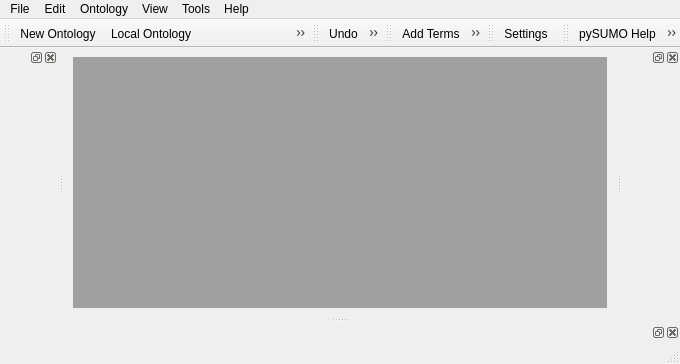
<?xml version="1.0" encoding="UTF-8"?>
<ui version="4.0">
 <class>mainwindow</class>
 <widget class="QMainWindow" name="mainwindow">
  <property name="geometry">
   <rect>
    <x>0</x>
    <y>0</y>
    <width>680</width>
    <height>364</height>
   </rect>
  </property>
  <property name="windowTitle">
   <string>pySUMO</string>
  </property>
  <property name="dockNestingEnabled">
   <bool>true</bool>
  </property>
  <widget class="QWidget" name="centralwidget">
   <layout class="QHBoxLayout" name="horizontalLayout">
    <item>
     <widget class="QMdiArea" name="documentArea"/>
    </item>
   </layout>
  </widget>
  <widget class="QMenuBar" name="menubar">
   <property name="geometry">
    <rect>
     <x>0</x>
     <y>0</y>
     <width>680</width>
     <height>25</height>
    </rect>
   </property>
   <widget class="QMenu" name="menuFile">
    <property name="title">
     <string>File</string>
    </property>
    <widget class="QMenu" name="openOntology">
     <property name="toolTip">
      <string notr="true"/>
     </property>
     <property name="statusTip">
      <string notr="true"/>
     </property>
     <property name="whatsThis">
      <string notr="true"/>
     </property>
     <property name="accessibleName">
      <string notr="true"/>
     </property>
     <property name="accessibleDescription">
      <string notr="true"/>
     </property>
     <property name="title">
      <string notr="true">Open</string>
     </property>
     <addaction name="openLocalOntologyAction"/>
     <addaction name="separator"/>
     <addaction name="openRemoteOntologyAction"/>
    </widget>
    <widget class="QMenu" name="menuRecent_Ontologies">
     <property name="title">
      <string>Recent Ontologies</string>
     </property>
     <addaction name="action1_Table_kif"/>
     <addaction name="action2_Distance_kif"/>
     <addaction name="separator"/>
     <addaction name="clearHistoryAction"/>
    </widget>
    <addaction name="newOntologyAction"/>
    <addaction name="openOntology"/>
    <addaction name="menuRecent_Ontologies"/>
    <addaction name="separator"/>
    <addaction name="actionSave"/>
    <addaction name="actionSaveAs"/>
    <addaction name="separator"/>
    <addaction name="actionPrint"/>
    <addaction name="actionQuickPrint"/>
    <addaction name="separator"/>
    <addaction name="actionProperties"/>
    <addaction name="actionRevert"/>
    <addaction name="actionClose"/>
    <addaction name="separator"/>
    <addaction name="actionExit"/>
   </widget>
   <widget class="QMenu" name="menuEdit">
    <property name="title">
     <string>Edit</string>
    </property>
    <addaction name="actionUndo"/>
    <addaction name="actionRedo"/>
    <addaction name="separator"/>
    <addaction name="actionCut"/>
    <addaction name="actionCopy"/>
    <addaction name="actionPaste"/>
    <addaction name="separator"/>
    <addaction name="actionDelete"/>
    <addaction name="actionSelectAll"/>
    <addaction name="separator"/>
    <addaction name="actionFind"/>
   </widget>
   <widget class="QMenu" name="menuView">
    <property name="title">
     <string>View</string>
    </property>
    <widget class="QMenu" name="menuToolbar">
     <property name="title">
      <string>Toolbar</string>
     </property>
     <addaction name="actionFile"/>
     <addaction name="actionEdit"/>
     <addaction name="actionOntology"/>
     <addaction name="actionTools"/>
     <addaction name="actionHelp"/>
     <addaction name="separator"/>
     <addaction name="actionConfigureToollbars"/>
    </widget>
    <addaction name="actionHierarchyWidget"/>
    <addaction name="actionDocumentationWidget"/>
    <addaction name="actionGraphWidget"/>
    <addaction name="actionTextEditorWidget"/>
    <addaction name="separator"/>
    <addaction name="actionExpand"/>
    <addaction name="actionCollapse"/>
    <addaction name="separator"/>
    <addaction name="actionZoomIn"/>
    <addaction name="actionZoomOut"/>
    <addaction name="separator"/>
    <addaction name="menuToolbar"/>
    <addaction name="actionStatusbar"/>
   </widget>
   <widget class="QMenu" name="menuTools">
    <property name="title">
     <string>Tools</string>
    </property>
    <addaction name="actionSettings"/>
   </widget>
   <widget class="QMenu" name="menuHelp">
    <property name="title">
     <string>Help</string>
    </property>
    <addaction name="actionPySUMOHelp"/>
    <addaction name="actionPySUMOTutorials"/>
    <addaction name="separator"/>
    <addaction name="actionFAQ"/>
    <addaction name="separator"/>
    <addaction name="actionAboutSUMO"/>
    <addaction name="actionAboutSUOKIF"/>
    <addaction name="actionAboutpySUMO"/>
   </widget>
   <widget class="QMenu" name="menuOntology">
    <property name="title">
     <string>Ontology</string>
    </property>
    <addaction name="actionAddTerms"/>
    <addaction name="actionRemoveTerms"/>
    <addaction name="separator"/>
    <addaction name="actionUpdate"/>
   </widget>
   <addaction name="menuFile"/>
   <addaction name="menuEdit"/>
   <addaction name="menuOntology"/>
   <addaction name="menuView"/>
   <addaction name="menuTools"/>
   <addaction name="menuHelp"/>
  </widget>
  <widget class="QToolBar" name="toolBarFile">
   <property name="windowTitle">
    <string>toolBar</string>
   </property>
   <attribute name="toolBarArea">
    <enum>TopToolBarArea</enum>
   </attribute>
   <attribute name="toolBarBreak">
    <bool>false</bool>
   </attribute>
   <addaction name="newOntologyAction"/>
   <addaction name="openLocalOntologyAction"/>
   <addaction name="openRemoteOntologyAction"/>
   <addaction name="separator"/>
   <addaction name="actionSave"/>
   <addaction name="actionPrint"/>
  </widget>
  <widget class="QToolBar" name="toolBarEdit">
   <property name="windowTitle">
    <string>toolBar_2</string>
   </property>
   <attribute name="toolBarArea">
    <enum>TopToolBarArea</enum>
   </attribute>
   <attribute name="toolBarBreak">
    <bool>false</bool>
   </attribute>
   <addaction name="actionUndo"/>
   <addaction name="actionRedo"/>
   <addaction name="separator"/>
   <addaction name="actionCut"/>
   <addaction name="actionCopy"/>
   <addaction name="actionPaste"/>
  </widget>
  <widget class="QToolBar" name="toolBarOntology">
   <property name="windowTitle">
    <string>toolBar_3</string>
   </property>
   <attribute name="toolBarArea">
    <enum>TopToolBarArea</enum>
   </attribute>
   <attribute name="toolBarBreak">
    <bool>false</bool>
   </attribute>
   <addaction name="actionAddTerms"/>
   <addaction name="actionRemoveTerms"/>
   <addaction name="separator"/>
   <addaction name="actionUpdate"/>
  </widget>
  <widget class="QToolBar" name="toolBarTools">
   <property name="windowTitle">
    <string>toolBar_4</string>
   </property>
   <attribute name="toolBarArea">
    <enum>TopToolBarArea</enum>
   </attribute>
   <attribute name="toolBarBreak">
    <bool>false</bool>
   </attribute>
   <addaction name="actionSettings"/>
  </widget>
  <widget class="QToolBar" name="toolBarHelp">
   <property name="windowTitle">
    <string>toolBar_5</string>
   </property>
   <attribute name="toolBarArea">
    <enum>TopToolBarArea</enum>
   </attribute>
   <attribute name="toolBarBreak">
    <bool>false</bool>
   </attribute>
   <addaction name="actionPySUMOHelp"/>
   <addaction name="actionPySUMOTutorials"/>
  </widget>
  <widget class="QStatusBar" name="statusBar"/>
  <widget class="QDockWidget" name="hierarchyWidget">
   <attribute name="dockWidgetArea">
    <number>1</number>
   </attribute>
   <widget class="QWidget" name="dockWidgetContents"/>
  </widget>
  <widget class="QDockWidget" name="documentationWidget">
   <attribute name="dockWidgetArea">
    <number>8</number>
   </attribute>
   <widget class="QWidget" name="dockWidgetContents_2"/>
  </widget>
  <widget class="QDockWidget" name="graphWidget">
   <attribute name="dockWidgetArea">
    <number>2</number>
   </attribute>
   <widget class="QWidget" name="dockWidgetContents_3"/>
  </widget>
  <action name="newOntologyAction">
   <property name="icon">
    <iconset resource="gfx.qrc">
     <normaloff>:/actions/gfx/actions/document-new.png</normaloff>:/actions/gfx/actions/document-new.png</iconset>
   </property>
   <property name="text">
    <string notr="true">New Ontology</string>
   </property>
   <property name="iconText">
    <string notr="true">New Ontology</string>
   </property>
   <property name="toolTip">
    <string notr="true">New Ontology</string>
   </property>
   <property name="statusTip">
    <string notr="true"/>
   </property>
   <property name="whatsThis">
    <string notr="true"/>
   </property>
   <property name="shortcut">
    <string notr="true">Ctrl+N</string>
   </property>
   <property name="shortcutContext">
    <enum>Qt::ApplicationShortcut</enum>
   </property>
   <property name="iconVisibleInMenu">
    <bool>true</bool>
   </property>
  </action>
  <action name="openLocalOntologyAction">
   <property name="icon">
    <iconset resource="gfx.qrc">
     <normaloff>:/actions/gfx/actions/document-open.png</normaloff>:/actions/gfx/actions/document-open.png</iconset>
   </property>
   <property name="text">
    <string>Local Ontology</string>
   </property>
   <property name="shortcut">
    <string>Ctrl+O</string>
   </property>
   <property name="iconVisibleInMenu">
    <bool>true</bool>
   </property>
  </action>
  <action name="openRemoteOntologyAction">
   <property name="icon">
    <iconset resource="gfx.qrc">
     <normaloff>:/actions/gfx/actions/document-open-remote.png</normaloff>:/actions/gfx/actions/document-open-remote.png</iconset>
   </property>
   <property name="text">
    <string notr="true">Remote Ontology</string>
   </property>
   <property name="iconText">
    <string notr="true">Remote Ontology</string>
   </property>
   <property name="toolTip">
    <string notr="true">Remote Ontology</string>
   </property>
   <property name="statusTip">
    <string notr="true"/>
   </property>
   <property name="whatsThis">
    <string notr="true"/>
   </property>
   <property name="shortcut">
    <string notr="true">Ctrl+R</string>
   </property>
   <property name="menuRole">
    <enum>QAction::ApplicationSpecificRole</enum>
   </property>
   <property name="iconVisibleInMenu">
    <bool>true</bool>
   </property>
  </action>
  <action name="action1_Table_kif">
   <property name="text">
    <string>1 Table.kif</string>
   </property>
  </action>
  <action name="action2_Distance_kif">
   <property name="text">
    <string>2 Distance.kif</string>
   </property>
  </action>
  <action name="clearHistoryAction">
   <property name="icon">
    <iconset resource="gfx.qrc">
     <normaloff>:/actions/gfx/actions/edit-clear-history.png</normaloff>:/actions/gfx/actions/edit-clear-history.png</iconset>
   </property>
   <property name="text">
    <string>Clear History</string>
   </property>
   <property name="iconVisibleInMenu">
    <bool>true</bool>
   </property>
  </action>
  <action name="actionSave">
   <property name="icon">
    <iconset resource="gfx.qrc">
     <normaloff>:/actions/gfx/actions/document-save.png</normaloff>:/actions/gfx/actions/document-save.png</iconset>
   </property>
   <property name="text">
    <string>Save</string>
   </property>
   <property name="shortcut">
    <string>Ctrl+S</string>
   </property>
   <property name="iconVisibleInMenu">
    <bool>true</bool>
   </property>
  </action>
  <action name="actionSaveAs">
   <property name="icon">
    <iconset resource="gfx.qrc">
     <normaloff>:/actions/gfx/actions/document-save-as.png</normaloff>:/actions/gfx/actions/document-save-as.png</iconset>
   </property>
   <property name="text">
    <string>Save As...</string>
   </property>
   <property name="shortcut">
    <string>Ctrl+Shift+S</string>
   </property>
   <property name="iconVisibleInMenu">
    <bool>true</bool>
   </property>
  </action>
  <action name="actionRevert">
   <property name="icon">
    <iconset resource="gfx.qrc">
     <normaloff>:/actions/gfx/actions/document-revert.png</normaloff>:/actions/gfx/actions/document-revert.png</iconset>
   </property>
   <property name="text">
    <string>Revert</string>
   </property>
   <property name="iconVisibleInMenu">
    <bool>true</bool>
   </property>
  </action>
  <action name="actionPrint">
   <property name="icon">
    <iconset resource="gfx.qrc">
     <normaloff>:/actions/gfx/actions/document-print.png</normaloff>:/actions/gfx/actions/document-print.png</iconset>
   </property>
   <property name="text">
    <string>Print...</string>
   </property>
   <property name="shortcut">
    <string>Ctrl+P</string>
   </property>
   <property name="iconVisibleInMenu">
    <bool>true</bool>
   </property>
  </action>
  <action name="actionClose">
   <property name="icon">
    <iconset resource="gfx.qrc">
     <normaloff>:/actions/gfx/actions/document-close.png</normaloff>:/actions/gfx/actions/document-close.png</iconset>
   </property>
   <property name="text">
    <string>Close</string>
   </property>
   <property name="iconVisibleInMenu">
    <bool>true</bool>
   </property>
  </action>
  <action name="actionExit">
   <property name="icon">
    <iconset resource="gfx.qrc">
     <normaloff>:/actions/gfx/actions/application-exit.png</normaloff>:/actions/gfx/actions/application-exit.png</iconset>
   </property>
   <property name="text">
    <string>Exit</string>
   </property>
   <property name="shortcut">
    <string>Ctrl+Q</string>
   </property>
   <property name="menuRole">
    <enum>QAction::QuitRole</enum>
   </property>
   <property name="iconVisibleInMenu">
    <bool>true</bool>
   </property>
  </action>
  <action name="actionProperties">
   <property name="icon">
    <iconset resource="gfx.qrc">
     <normaloff>:/actions/gfx/actions/document-properties.png</normaloff>:/actions/gfx/actions/document-properties.png</iconset>
   </property>
   <property name="text">
    <string>Properties...</string>
   </property>
   <property name="iconVisibleInMenu">
    <bool>true</bool>
   </property>
  </action>
  <action name="actionQuickPrint">
   <property name="icon">
    <iconset resource="gfx.qrc">
     <normaloff>:/actions/gfx/actions/document-quickprint.png</normaloff>:/actions/gfx/actions/document-quickprint.png</iconset>
   </property>
   <property name="text">
    <string>Quick Print</string>
   </property>
   <property name="shortcut">
    <string>Ctrl+Shift+P</string>
   </property>
   <property name="iconVisibleInMenu">
    <bool>true</bool>
   </property>
  </action>
  <action name="actionUndo">
   <property name="icon">
    <iconset resource="gfx.qrc">
     <normaloff>:/actions/gfx/actions/edit-undo.png</normaloff>:/actions/gfx/actions/edit-undo.png</iconset>
   </property>
   <property name="text">
    <string>Undo</string>
   </property>
   <property name="shortcut">
    <string>Ctrl+Z</string>
   </property>
   <property name="iconVisibleInMenu">
    <bool>true</bool>
   </property>
  </action>
  <action name="actionRedo">
   <property name="icon">
    <iconset resource="gfx.qrc">
     <normaloff>:/actions/gfx/actions/edit-redo.png</normaloff>:/actions/gfx/actions/edit-redo.png</iconset>
   </property>
   <property name="text">
    <string>Redo</string>
   </property>
   <property name="shortcut">
    <string>Ctrl+Shift+Z</string>
   </property>
   <property name="iconVisibleInMenu">
    <bool>true</bool>
   </property>
  </action>
  <action name="actionCut">
   <property name="icon">
    <iconset resource="gfx.qrc">
     <normaloff>:/actions/gfx/actions/edit-cut.png</normaloff>:/actions/gfx/actions/edit-cut.png</iconset>
   </property>
   <property name="text">
    <string>Cut</string>
   </property>
   <property name="shortcut">
    <string>Ctrl+X</string>
   </property>
   <property name="iconVisibleInMenu">
    <bool>true</bool>
   </property>
  </action>
  <action name="actionCopy">
   <property name="icon">
    <iconset resource="gfx.qrc">
     <normaloff>:/actions/gfx/actions/edit-copy.png</normaloff>:/actions/gfx/actions/edit-copy.png</iconset>
   </property>
   <property name="text">
    <string>Copy</string>
   </property>
   <property name="shortcut">
    <string>Ctrl+C</string>
   </property>
   <property name="iconVisibleInMenu">
    <bool>true</bool>
   </property>
  </action>
  <action name="actionPaste">
   <property name="icon">
    <iconset resource="gfx.qrc">
     <normaloff>:/actions/gfx/actions/edit-paste.png</normaloff>:/actions/gfx/actions/edit-paste.png</iconset>
   </property>
   <property name="text">
    <string>Paste</string>
   </property>
   <property name="shortcut">
    <string>Ctrl+V</string>
   </property>
   <property name="iconVisibleInMenu">
    <bool>true</bool>
   </property>
  </action>
  <action name="actionDelete">
   <property name="icon">
    <iconset resource="gfx.qrc">
     <normaloff>:/actions/gfx/actions/edit-delete.png</normaloff>:/actions/gfx/actions/edit-delete.png</iconset>
   </property>
   <property name="text">
    <string>Delete</string>
   </property>
   <property name="shortcut">
    <string>Del</string>
   </property>
   <property name="iconVisibleInMenu">
    <bool>true</bool>
   </property>
  </action>
  <action name="actionSelectAll">
   <property name="icon">
    <iconset resource="gfx.qrc">
     <normaloff>:/actions/gfx/actions/edit-select-all.png</normaloff>:/actions/gfx/actions/edit-select-all.png</iconset>
   </property>
   <property name="text">
    <string>Select All</string>
   </property>
   <property name="shortcut">
    <string>Ctrl+A</string>
   </property>
   <property name="iconVisibleInMenu">
    <bool>true</bool>
   </property>
  </action>
  <action name="actionPySUMOHelp">
   <property name="icon">
    <iconset resource="gfx.qrc">
     <normaloff>:/actions/gfx/actions/help-contents.png</normaloff>:/actions/gfx/actions/help-contents.png</iconset>
   </property>
   <property name="text">
    <string>pySUMO Help</string>
   </property>
   <property name="shortcut">
    <string>F1</string>
   </property>
   <property name="iconVisibleInMenu">
    <bool>true</bool>
   </property>
  </action>
  <action name="actionPySUMOTutorials">
   <property name="icon">
    <iconset resource="gfx.qrc">
     <normaloff>:/actions/gfx/actions/help-hint.png</normaloff>:/actions/gfx/actions/help-hint.png</iconset>
   </property>
   <property name="text">
    <string>pySUMO Tutorials</string>
   </property>
   <property name="iconVisibleInMenu">
    <bool>true</bool>
   </property>
  </action>
  <action name="actionFAQ">
   <property name="icon">
    <iconset resource="gfx.qrc">
     <normaloff>:/actions/gfx/actions/help-faq.png</normaloff>:/actions/gfx/actions/help-faq.png</iconset>
   </property>
   <property name="text">
    <string>F.A.Q</string>
   </property>
   <property name="iconVisibleInMenu">
    <bool>true</bool>
   </property>
  </action>
  <action name="actionAboutSUMO">
   <property name="text">
    <string>About SUMO</string>
   </property>
  </action>
  <action name="actionAboutSUOKIF">
   <property name="text">
    <string>About SUO-KIF</string>
   </property>
  </action>
  <action name="actionAboutpySUMO">
   <property name="icon">
    <iconset resource="gfx.qrc">
     <normaloff>:/actions/gfx/actions/help-about.png</normaloff>:/actions/gfx/actions/help-about.png</iconset>
   </property>
   <property name="text">
    <string>About pySUMO</string>
   </property>
   <property name="iconVisibleInMenu">
    <bool>true</bool>
   </property>
  </action>
  <action name="actionSettings">
   <property name="icon">
    <iconset resource="gfx.qrc">
     <normaloff>:/actions/gfx/actions/configure.png</normaloff>:/actions/gfx/actions/configure.png</iconset>
   </property>
   <property name="text">
    <string>Settings...</string>
   </property>
   <property name="iconVisibleInMenu">
    <bool>true</bool>
   </property>
  </action>
  <action name="actionHierarchyWidget">
   <property name="checkable">
    <bool>true</bool>
   </property>
   <property name="checked">
    <bool>true</bool>
   </property>
   <property name="text">
    <string>Hierarchy Widget</string>
   </property>
  </action>
  <action name="actionDocumentationWidget">
   <property name="checkable">
    <bool>true</bool>
   </property>
   <property name="checked">
    <bool>true</bool>
   </property>
   <property name="text">
    <string>Documentation Widget</string>
   </property>
  </action>
  <action name="actionGraphWidget">
   <property name="checkable">
    <bool>true</bool>
   </property>
   <property name="checked">
    <bool>true</bool>
   </property>
   <property name="text">
    <string>Graph Widget</string>
   </property>
  </action>
  <action name="actionTextEditorWidget">
   <property name="checkable">
    <bool>false</bool>
   </property>
   <property name="enabled">
    <bool>false</bool>
   </property>
   <property name="text">
    <string>Text Editor Widget</string>
   </property>
  </action>
  <action name="actionZoomIn">
   <property name="icon">
    <iconset resource="gfx.qrc">
     <normaloff>:/actions/gfx/actions/zoom-in.png</normaloff>:/actions/gfx/actions/zoom-in.png</iconset>
   </property>
   <property name="text">
    <string>Zoom In </string>
   </property>
   <property name="shortcut">
    <string>Ctrl++</string>
   </property>
   <property name="iconVisibleInMenu">
    <bool>true</bool>
   </property>
  </action>
  <action name="actionZoomOut">
   <property name="icon">
    <iconset resource="gfx.qrc">
     <normaloff>:/actions/gfx/actions/zoom-out.png</normaloff>:/actions/gfx/actions/zoom-out.png</iconset>
   </property>
   <property name="text">
    <string>Zoom Out</string>
   </property>
   <property name="shortcut">
    <string>Ctrl+-</string>
   </property>
   <property name="iconVisibleInMenu">
    <bool>true</bool>
   </property>
  </action>
  <action name="actionFile">
   <property name="checkable">
    <bool>true</bool>
   </property>
   <property name="checked">
    <bool>true</bool>
   </property>
   <property name="text">
    <string>File</string>
   </property>
  </action>
  <action name="actionEdit">
   <property name="checkable">
    <bool>true</bool>
   </property>
   <property name="checked">
    <bool>true</bool>
   </property>
   <property name="text">
    <string>Edit</string>
   </property>
  </action>
  <action name="actionTools">
   <property name="checkable">
    <bool>true</bool>
   </property>
   <property name="checked">
    <bool>true</bool>
   </property>
   <property name="text">
    <string>Tools</string>
   </property>
  </action>
  <action name="actionHelp">
   <property name="checkable">
    <bool>true</bool>
   </property>
   <property name="checked">
    <bool>true</bool>
   </property>
   <property name="text">
    <string>Help</string>
   </property>
  </action>
  <action name="actionConfigureToollbars">
   <property name="text">
    <string>Configure Toolbars...</string>
   </property>
  </action>
  <action name="actionAddTerms">
   <property name="icon">
    <iconset resource="gfx.qrc">
     <normaloff>:/actions/gfx/actions/list-add.png</normaloff>:/actions/gfx/actions/list-add.png</iconset>
   </property>
   <property name="text">
    <string>Add Terms</string>
   </property>
   <property name="iconVisibleInMenu">
    <bool>true</bool>
   </property>
  </action>
  <action name="actionRemoveTerms">
   <property name="icon">
    <iconset resource="gfx.qrc">
     <normaloff>:/actions/gfx/actions/list-remove.png</normaloff>:/actions/gfx/actions/list-remove.png</iconset>
   </property>
   <property name="text">
    <string>Remove Terms</string>
   </property>
   <property name="iconVisibleInMenu">
    <bool>true</bool>
   </property>
  </action>
  <action name="actionUpdate">
   <property name="icon">
    <iconset resource="gfx.qrc">
     <normaloff>:/actions/gfx/actions/update-product.png</normaloff>:/actions/gfx/actions/update-product.png</iconset>
   </property>
   <property name="text">
    <string>Update </string>
   </property>
   <property name="iconVisibleInMenu">
    <bool>true</bool>
   </property>
  </action>
  <action name="actionFind">
   <property name="icon">
    <iconset resource="gfx.qrc">
     <normaloff>:/actions/gfx/actions/edit-find.png</normaloff>:/actions/gfx/actions/edit-find.png</iconset>
   </property>
   <property name="text">
    <string>Find</string>
   </property>
   <property name="iconVisibleInMenu">
    <bool>true</bool>
   </property>
  </action>
  <action name="actionOntology">
   <property name="checkable">
    <bool>true</bool>
   </property>
   <property name="checked">
    <bool>true</bool>
   </property>
   <property name="text">
    <string>Ontology</string>
   </property>
  </action>
  <action name="actionStatusbar">
   <property name="checkable">
    <bool>true</bool>
   </property>
   <property name="checked">
    <bool>true</bool>
   </property>
   <property name="text">
    <string>Statusbar</string>
   </property>
  </action>
  <action name="actionExpand">
   <property name="text">
    <string>Expand</string>
   </property>
  </action>
  <action name="actionCollapse">
   <property name="text">
    <string>Collapse</string>
   </property>
  </action>
 </widget>
 <resources>
  <include location="css.qrc"/>
  <include location="gfx.qrc"/>
 </resources>
 <connections>
  <connection>
   <sender>actionFile</sender>
   <signal>triggered(bool)</signal>
   <receiver>toolBarFile</receiver>
   <slot>setVisible(bool)</slot>
   <hints>
    <hint type="sourcelabel">
     <x>-1</x>
     <y>-1</y>
    </hint>
    <hint type="destinationlabel">
     <x>101</x>
     <y>44</y>
    </hint>
   </hints>
  </connection>
  <connection>
   <sender>actionEdit</sender>
   <signal>triggered(bool)</signal>
   <receiver>toolBarEdit</receiver>
   <slot>setVisible(bool)</slot>
   <hints>
    <hint type="sourcelabel">
     <x>-1</x>
     <y>-1</y>
    </hint>
    <hint type="destinationlabel">
     <x>305</x>
     <y>44</y>
    </hint>
   </hints>
  </connection>
  <connection>
   <sender>actionOntology</sender>
   <signal>triggered(bool)</signal>
   <receiver>toolBarOntology</receiver>
   <slot>setVisible(bool)</slot>
   <hints>
    <hint type="sourcelabel">
     <x>-1</x>
     <y>-1</y>
    </hint>
    <hint type="destinationlabel">
     <x>473</x>
     <y>44</y>
    </hint>
   </hints>
  </connection>
  <connection>
   <sender>actionTools</sender>
   <signal>triggered(bool)</signal>
   <receiver>toolBarTools</receiver>
   <slot>setVisible(bool)</slot>
   <hints>
    <hint type="sourcelabel">
     <x>-1</x>
     <y>-1</y>
    </hint>
    <hint type="destinationlabel">
     <x>564</x>
     <y>44</y>
    </hint>
   </hints>
  </connection>
  <connection>
   <sender>actionHelp</sender>
   <signal>triggered(bool)</signal>
   <receiver>toolBarHelp</receiver>
   <slot>setVisible(bool)</slot>
   <hints>
    <hint type="sourcelabel">
     <x>-1</x>
     <y>-1</y>
    </hint>
    <hint type="destinationlabel">
     <x>634</x>
     <y>44</y>
    </hint>
   </hints>
  </connection>
  <connection>
   <sender>actionStatusbar</sender>
   <signal>triggered(bool)</signal>
   <receiver>statusBar</receiver>
   <slot>setVisible(bool)</slot>
   <hints>
    <hint type="sourcelabel">
     <x>-1</x>
     <y>-1</y>
    </hint>
    <hint type="destinationlabel">
     <x>339</x>
     <y>352</y>
    </hint>
   </hints>
  </connection>
  <connection>
   <sender>actionClose</sender>
   <signal>triggered()</signal>
   <receiver>documentArea</receiver>
   <slot>closeActiveSubWindow()</slot>
   <hints>
    <hint type="sourcelabel">
     <x>339</x>
     <y>203</y>
    </hint>
    <hint type="destinationlabel">
     <x>339</x>
     <y>203</y>
    </hint>
   </hints>
  </connection>
  <connection>
   <sender>actionExit</sender>
   <signal>triggered()</signal>
   <receiver>mainwindow</receiver>
   <slot>close()</slot>
   <hints>
    <hint type="sourcelabel">
     <x>-1</x>
     <y>-1</y>
    </hint>
    <hint type="destinationlabel">
     <x>339</x>
     <y>181</y>
    </hint>
   </hints>
  </connection>
  <connection>
   <sender>actionHierarchyWidget</sender>
   <signal>triggered(bool)</signal>
   <receiver>hierarchyWidget</receiver>
   <slot>setVisible(bool)</slot>
   <hints>
    <hint type="sourcelabel">
     <x>-1</x>
     <y>-1</y>
    </hint>
    <hint type="destinationlabel">
     <x>39</x>
     <y>203</y>
    </hint>
   </hints>
  </connection>
  <connection>
   <sender>actionDocumentationWidget</sender>
   <signal>triggered(bool)</signal>
   <receiver>documentationWidget</receiver>
   <slot>setVisible(bool)</slot>
   <hints>
    <hint type="sourcelabel">
     <x>-1</x>
     <y>-1</y>
    </hint>
    <hint type="destinationlabel">
     <x>339</x>
     <y>321</y>
    </hint>
   </hints>
  </connection>
  <connection>
   <sender>actionGraphWidget</sender>
   <signal>triggered(bool)</signal>
   <receiver>graphWidget</receiver>
   <slot>setVisible(bool)</slot>
   <hints>
    <hint type="sourcelabel">
     <x>-1</x>
     <y>-1</y>
    </hint>
    <hint type="destinationlabel">
     <x>640</x>
     <y>179</y>
    </hint>
   </hints>
  </connection>
 </connections>
</ui>
